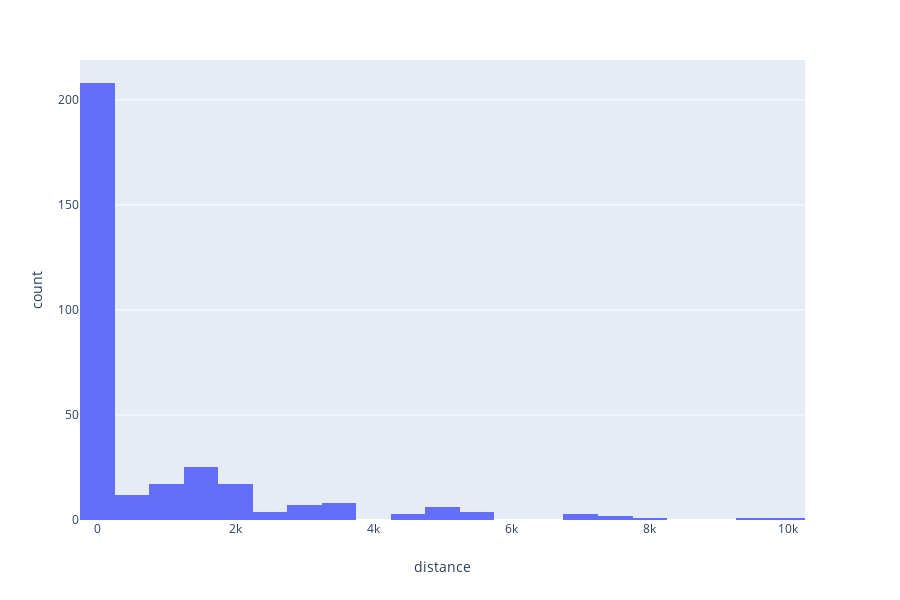

The cell this chart's notebook holds for it:
### Code cell
fig = px.histogram(df, x="distance")
fig.show()

### Figure 1 — Plotly figure (JSON) as saved in the notebook; plotly's stock layout.template omitted (floating-point values rounded to 4 significant figures; data arrays with more than 128 entries replaced by an {"elided": "..."} marker saying what was removed)
{"data": [{"alignmentgroup": "True", "bingroup": "x", "hoverlabel": {"namelength": 0}, "hovertemplate": "distance=%{x}<br>count=%{y}", "legendgroup": "", "marker": {"color": "#636efa"}, "name": "", "offsetgroup": "", "orientation": "v", "showlegend": false, "type": "histogram", "x": {"elided": "319 float values"}, "xaxis": "x", "yaxis": "y"}], "layout": {"barmode": "relative", "height": 600, "legend": {"tracegroupgap": 0}, "margin": {"t": 60}, "xaxis": {"anchor": "y", "domain": [0, 0.98], "title": {"text": "distance"}}, "yaxis": {"anchor": "x", "domain": [0, 1], "title": {"text": "count"}}}}
